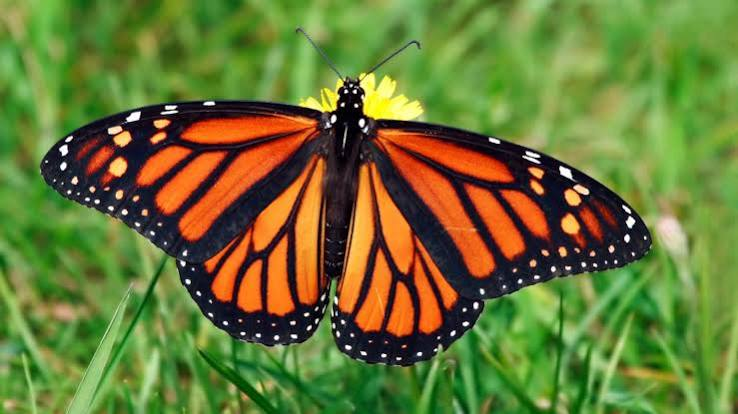
#> input picture Labsheet 06/butterfly.jpg, 738 x 414 px
$ jupyter execute 'Exp 06.ipynb'
#> lines starting #> are read from the running program, lines starting #| are printed output that depends on the picture; after the words box and inside, x2 and y2 are one past the last pixel; in counts of white or black regions, pixels touching at a corner belong together
[cell 1]
import cv2
import numpy as np
import matplotlib.pyplot as plt
from sklearn.cluster import KMeans

[cell 2]
import os

os.makedirs("output", exist_ok=True)

[cell 3]
image = cv2.imread("butterfly.jpg")
#> image is the input picture: shape (414, 738, 3); mean B, G, R 52.7, 118.8, 105.8

if image is None:
    print("Error: Image not found!")
else:
    print("Image loaded successfully")
    print("Image shape:", image.shape)
#| Image shape: (414, 738, 3)

[cell 4]
image_rgb = cv2.cvtColor(image, cv2.COLOR_BGR2RGB)

plt.figure(figsize=(8, 6))
plt.imshow(image_rgb)
plt.title("Original Image")
plt.axis("off")
plt.show()

[cell 5]
cv2.imwrite("output/01_original.jpg", image)
#> Out = True

[cell 6]
gray = cv2.cvtColor(image, cv2.COLOR_BGR2GRAY)
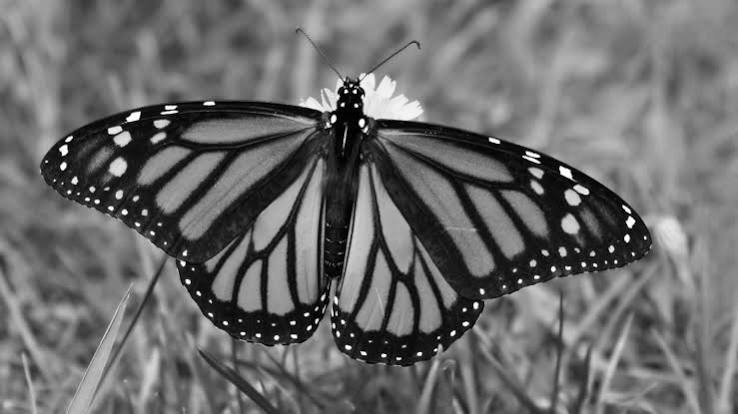
#> gray: shape (414, 738); min 0, max 255, mean 107.3

[cell 7]
plt.figure(figsize=(8, 6))
plt.imshow(gray, cmap="gray")
plt.title("Grayscale Image")
plt.axis("off")
plt.show()

[cell 8]
cv2.imwrite("output/02_grayscale.jpg", gray)
#> Out = True

[cell 9]
blur = cv2.GaussianBlur(gray, (5, 5), 0)

[cell 10]
plt.figure(figsize=(8, 6))
plt.imshow(blur, cmap="gray")
plt.title("Gaussian Blurred Image")
plt.axis("off")
plt.show()

[cell 11]
cv2.imwrite("output/03_gaussian_blur.jpg", blur)
#> Out = True

[cell 12]
threshold_value = 127

ret, global_threshold = cv2.threshold(
    blur,
    threshold_value,
    255,
    cv2.THRESH_BINARY
)
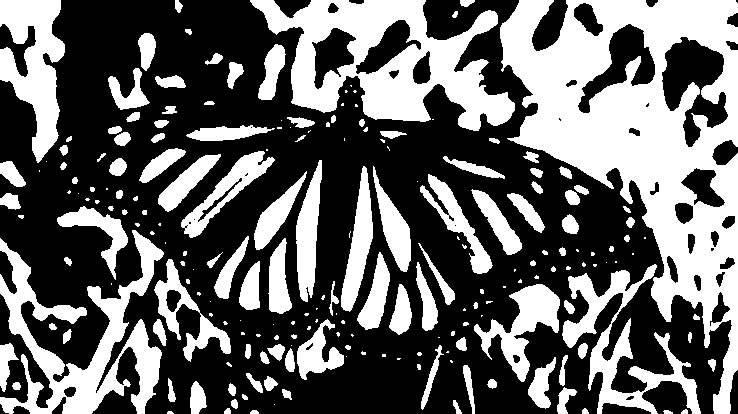
#> global_threshold: shape (414, 738); 39.6% white; 209 white regions (87 under 20 px), largest, box (x1, y1, x2, y2) and area: (500, 0, 738, 414) 40305, (250, 0, 515, 131) 16261, (0, 230, 164, 414) 10709
#> ret = 127

[cell 13]
plt.figure(figsize=(8, 6))
plt.imshow(global_threshold, cmap="gray")
plt.title("Global Thresholding")
plt.axis("off")
plt.show()

[cell 14]
cv2.imwrite(
    "output/04_global_threshold.jpg",
    global_threshold
)
#> Out = True

[cell 15]
otsu_value, otsu_threshold = cv2.threshold(
    blur,
    0,
    255,
    cv2.THRESH_BINARY + cv2.THRESH_OTSU
)
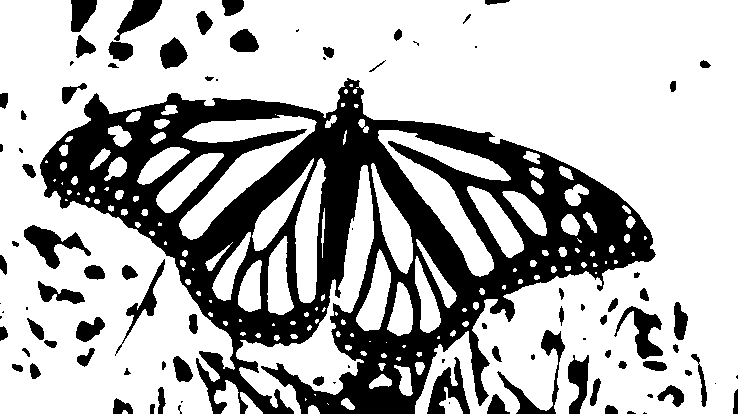
#> otsu_threshold: shape (414, 738); 70.6% white; 96 black regions (24 under 20 px), largest, box (x1, y1, x2, y2) and area: (40, 78, 656, 414) 73461, (24, 225, 91, 269) 1144, (497, 330, 565, 414) 1113
#> otsu_value = 89

[cell 16]
print("Otsu Threshold Value:", otsu_value)
#| Otsu Threshold Value: 89.0

[cell 17]
plt.figure(figsize=(8, 6))
plt.imshow(otsu_threshold, cmap="gray")
plt.title("Otsu's Thresholding")
plt.axis("off")
plt.show()

[cell 18]
cv2.imwrite(
    "output/05_otsu_threshold.jpg",
    otsu_threshold
)
#> Out = True

[cell 19]
adaptive_threshold = cv2.adaptiveThreshold(
    blur,
    255,
    cv2.ADAPTIVE_THRESH_GAUSSIAN_C,
    cv2.THRESH_BINARY,
    11,
    2
)
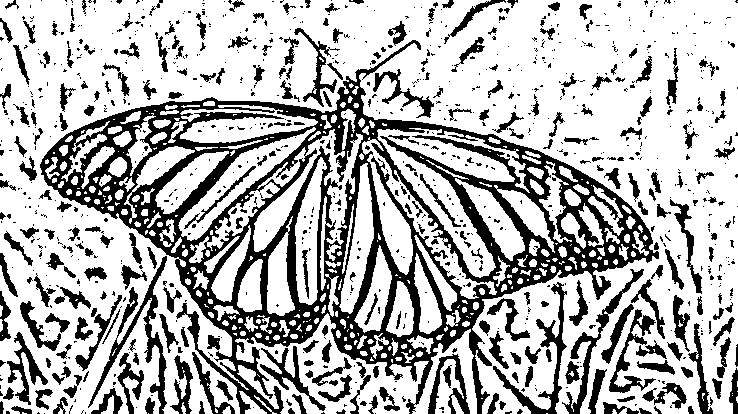
#> adaptive_threshold: shape (414, 738); 70.7% white; 1003 black regions (729 under 20 px), largest, box (x1, y1, x2, y2) and area: (40, 40, 659, 414) 48779, (88, 256, 167, 414) 1977, (493, 282, 567, 414) 1510

[cell 20]
plt.figure(figsize=(8, 6))
plt.imshow(adaptive_threshold, cmap="gray")
plt.title("Adaptive Thresholding")
plt.axis("off")
plt.show()

[cell 21]
cv2.imwrite(
    "output/06_adaptive_threshold.jpg",
    adaptive_threshold
)
#> Out = True

[cell 22]
binary = otsu_threshold

[cell 23]
kernel = np.ones((3, 3), np.uint8)

sure_bg = cv2.dilate(
    binary,
    kernel,
    iterations=3
)
#> sure_bg: shape (414, 738); 87.1% white; 100 black regions (49 under 20 px), largest, box (x1, y1, x2, y2) and area: (111, 96, 651, 345) 27501, (276, 270, 435, 414) 3943, (44, 101, 123, 210) 2274

[cell 24]
dist_transform = cv2.distanceTransform(
    binary,
    cv2.DIST_L2,
    5
)

[cell 25]
plt.figure(figsize=(8, 6))
plt.imshow(dist_transform, cmap="gray")
plt.title("Distance Transform")
plt.axis("off")
plt.show()

[cell 26]
ret, sure_fg = cv2.threshold(
    dist_transform,
    0.5 * dist_transform.max(),
    255,
    0
)
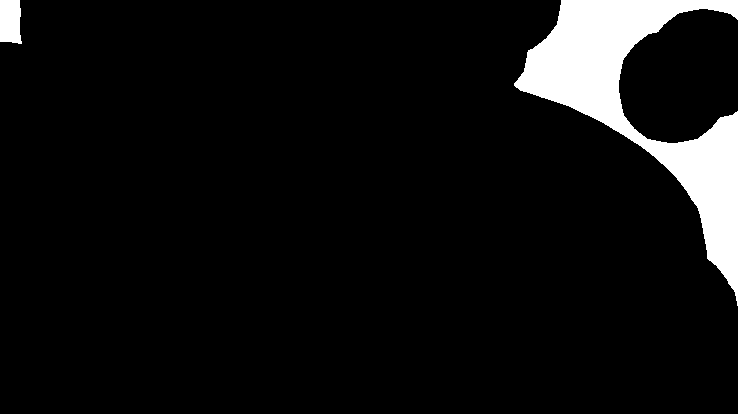
#> sure_fg: shape (414, 738) float32; 6.8% white; 2 white regions, box (x1, y1, x2, y2) and area: (514, 0, 738, 306) 19992, (0, 0, 22, 44) 871
#> ret = 51.97

sure_fg = np.uint8(sure_fg)

[cell 27]
unknown = cv2.subtract(
    sure_bg,
    sure_fg
)
#> unknown: shape (414, 738); 80.3% white; 102 black regions (49 under 20 px), largest, box (x1, y1, x2, y2) and area: (111, 96, 651, 345) 27501, (514, 0, 738, 306) 19992, (276, 270, 435, 414) 3943

[cell 28]
ret, markers = cv2.connectedComponents(sure_fg)
#> markers: shape (414, 738) int32; 3 distinct labels, from 0 to 2
#> ret = 3

markers = markers + 1
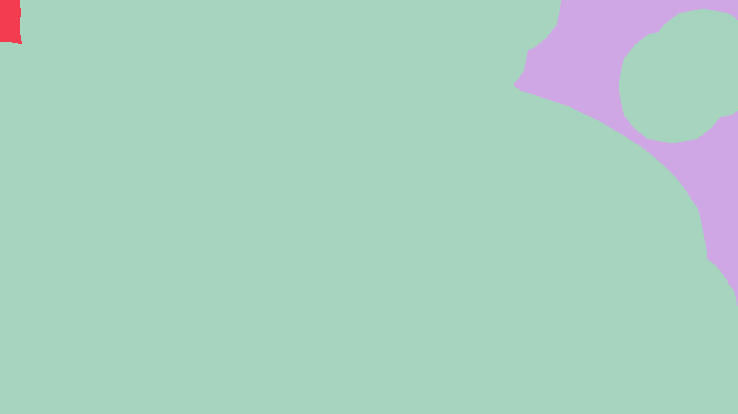
#> markers: shape (414, 738) int32; 3 distinct labels, from 1 to 3; one colour per label, 0 black

markers[unknown == 255] = 0
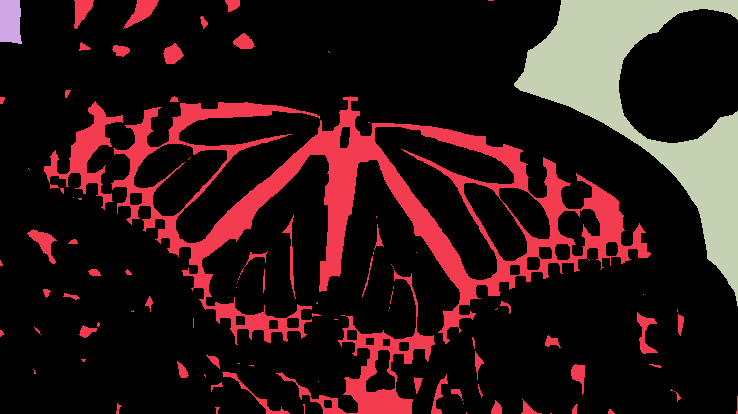
#> markers: shape (414, 738) int32; 4 distinct labels, from 0 to 3; one colour per label, 0 black

[cell 29]
watershed_image = image.copy()

markers = cv2.watershed(
    watershed_image,
    markers
)
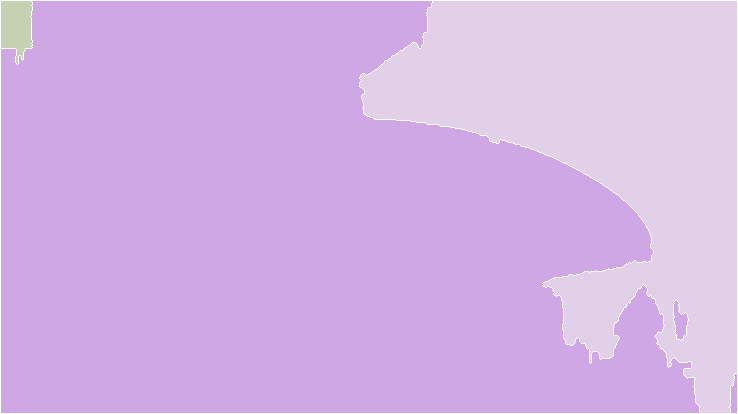
#> markers: shape (414, 738) int32; 4 distinct labels, from -1 to 3; one colour per label, 0 black, -1 white

[cell 30]
watershed_image[markers == -1] = [0, 0, 255]
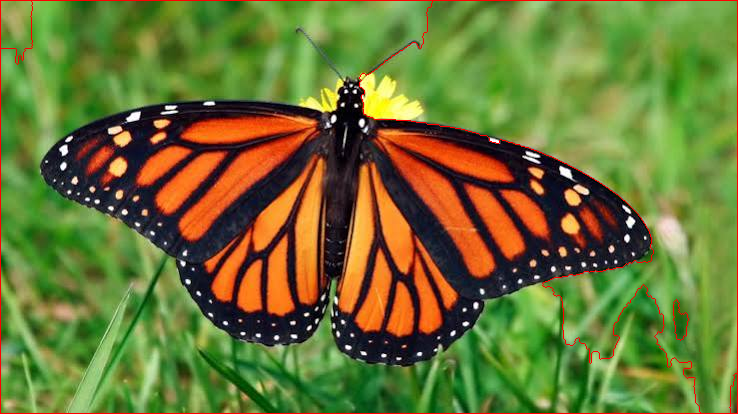
#> watershed_image: shape (414, 738, 3); 1.17% of pixels changed, all inside (x1, y1, x2, y2) = (0, 0, 738, 414)

[cell 31]
plt.figure(figsize=(10, 7))
plt.imshow(
    cv2.cvtColor(watershed_image, cv2.COLOR_BGR2RGB)
)
plt.title("Watershed Segmentation")
plt.axis("off")
plt.show()

[cell 32]
cv2.imwrite(
    "output/07_watershed.jpg",
    watershed_image
)
#> Out = True

[cell 33]
rgb_image = cv2.cvtColor(
    image,
    cv2.COLOR_BGR2RGB
)

[cell 34]
pixel_values = rgb_image.reshape((-1, 3))

pixel_values = np.float32(pixel_values)

print("Pixel data shape:", pixel_values.shape)
#| Pixel data shape: (305532, 3)

[cell 35]
k = 3

[cell 36]
criteria = (
    cv2.TERM_CRITERIA_EPS + cv2.TERM_CRITERIA_MAX_ITER,
    100,
    0.2
)

_, labels, centers = cv2.kmeans(
    pixel_values,
    k,
    None,
    criteria,
    10,
    cv2.KMEANS_RANDOM_CENTERS
)
#> centers = [[233.1, 123.5, 49.73], [41.23, 45.25, 27.59], [107.6, 153, 65.41]]

[cell 37]
centers = np.uint8(centers)
#> centers = [[233, 123, 49], [41, 45, 27], [107, 152, 65]]

segmented_data = centers[labels.flatten()]

segmented_image = segmented_data.reshape(
    rgb_image.shape
)
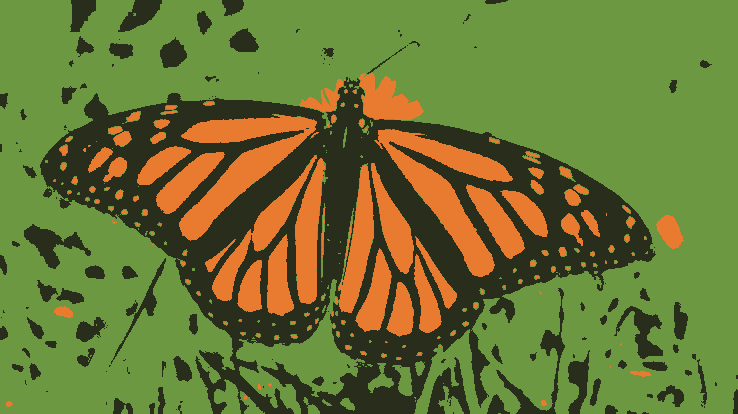
#> segmented_image: shape (414, 738, 3); mean R, G, B 105.4, 118.1, 52.2

[cell 38]
plt.figure(figsize=(8, 6))
plt.imshow(segmented_image)
plt.title("K-Means Segmentation")
plt.axis("off")
plt.show()

[cell 39]
cv2.imwrite(
    "output/08_kmeans.jpg",
    cv2.cvtColor(
        segmented_image,
        cv2.COLOR_RGB2BGR
    )
)
#> Out = True

[cell 40]
plt.figure(figsize=(15, 10))

plt.subplot(2, 3, 1)
plt.imshow(image_rgb)
plt.title("Original")
plt.axis("off")

plt.subplot(2, 3, 2)
plt.imshow(global_threshold, cmap="gray")
plt.title("Global Threshold")
plt.axis("off")

plt.subplot(2, 3, 3)
plt.imshow(otsu_threshold, cmap="gray")
plt.title("Otsu")
plt.axis("off")

plt.subplot(2, 3, 4)
plt.imshow(adaptive_threshold, cmap="gray")
plt.title("Adaptive Threshold")
plt.axis("off")

plt.subplot(2, 3, 5)
plt.imshow(cv2.cvtColor(watershed_image, cv2.COLOR_BGR2RGB))
plt.title("Watershed")
plt.axis("off")

plt.subplot(2, 3, 6)
plt.imshow(segmented_image)
plt.title("K-Means")
plt.axis("off")

plt.tight_layout()
plt.show()
